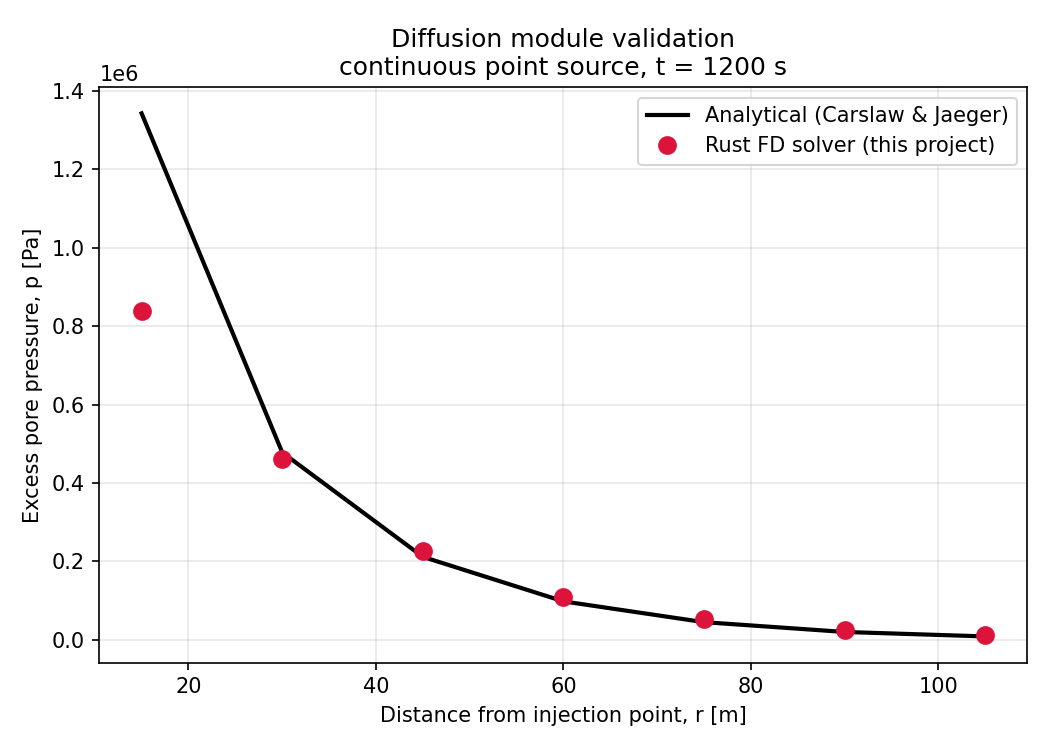

Source code (Python):
import csv
import matplotlib.pyplot as plt

r, num, ana = [], [], []
with open("diffusion_validation.csv") as f:
    reader = csv.DictReader(f)
    for row in reader:
        r.append(float(row["r_m"]))
        num.append(float(row["numerical_Pa"]))
        ana.append(float(row["analytical_Pa"]))

fig, ax = plt.subplots(figsize=(7, 5))
ax.plot(r, ana, "-", color="black", linewidth=2, label="Analytical (Carslaw & Jaeger)")
ax.plot(r, num, "o", color="crimson", markersize=8, label="Rust FD solver (this project)")
ax.set_xlabel("Distance from injection point, r [m]")
ax.set_ylabel("Excess pore pressure, p [Pa]")
ax.set_title("Diffusion module validation\ncontinuous point source, t = 1200 s")
ax.legend()
ax.grid(alpha=0.3)
fig.tight_layout()
fig.savefig("plot1_diffusion_analytical.png", dpi=150)
print("wrote plot1_diffusion_analytical.png")
